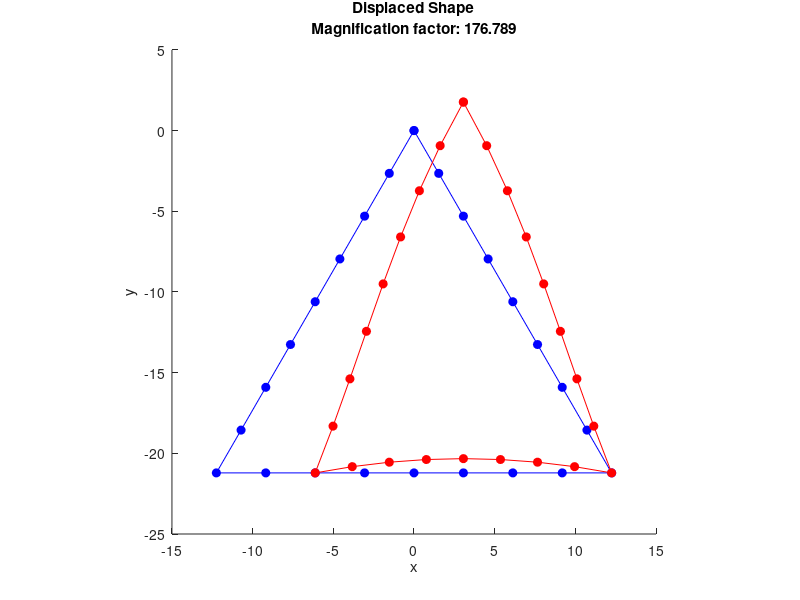
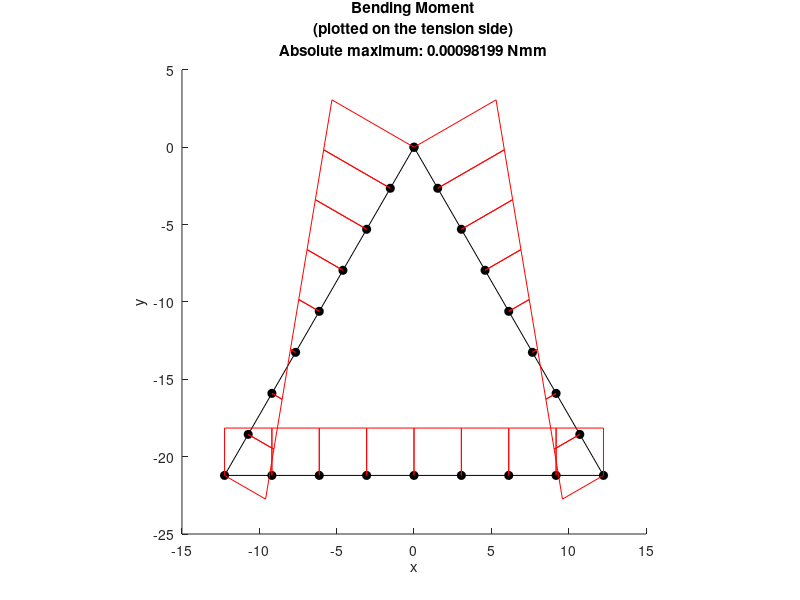
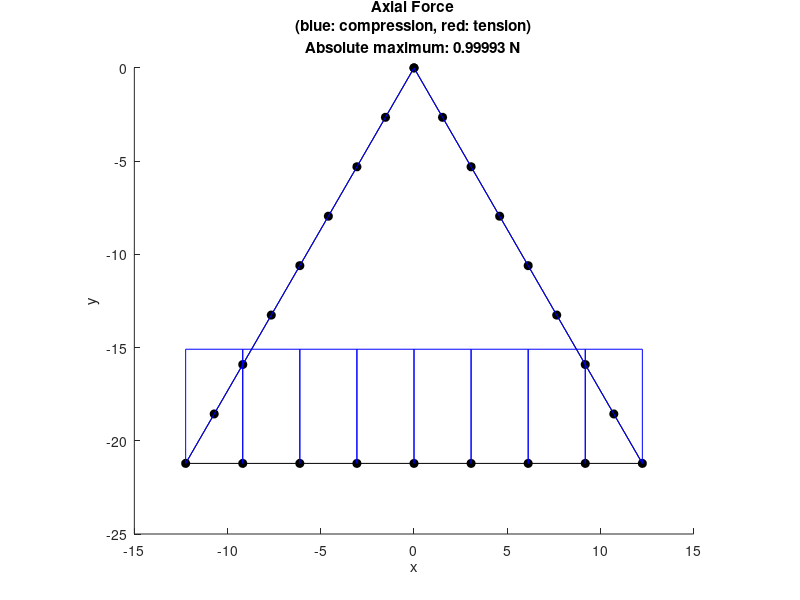
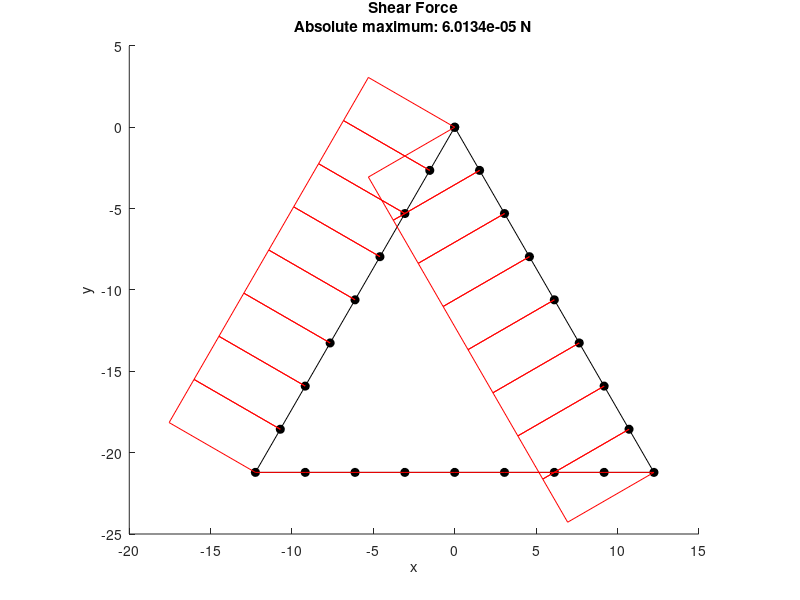

Here is the MATLAB script that generated these plots, in order:
% Triangular Lattice Unit
% Script by Andrew Phillips
% Modified by Group10A

clear all
close all

%
% Section and material definition
%

% Assuming units are Newtons (N) and millimetres (mm)
% Assuming a rectangular cross-section
t = sqrt(2)/4;   % mm % relative density = 0.05
% t = sqrt(2)/2;   % mm % relative density = 0.1
% t = 3*sqrt(2)/4; % mm % relative density = 0.15
% t = sqrt(2);     % mm % relative density = 0.2
% t = 5*sqrt(2)/4; % mm % relative density = 0.25
b = 1; % unit value (mm)
E = 2000; % MPa
% Calculating cross-sectional properties
A = b*t;
I = b*t^3/12;
% Calculating structural stifness / rigidity
EA = E*A; % axial
EI = E*I; % bending

%
% Mesh definition
%

% Setting up a matrix of node points for the triangle
% Setting the number of structural members
NumSM = 3;
% Setting the length of each structural member
LengthSM = 10*sqrt(6); % mm
% Setting the number of elements making up each structural member
NumElemSM = 8;
% Calculating the number of elements required
NumElems = NumSM*NumElemSM;
% Calculating the number of nodes
NumNodes = NumElems;
% Setting the angle alpha from the figure
alpha = 60;
alpha = alpha*pi/180;
% Calculating the position of nodes at the end of structural members  
NodePoints = zeros(NumNodes,2);
NodePoints(1,:) = [0 0]; % node 1
NodePoints(1*NumElemSM+1,:) = [LengthSM*cos(alpha) -LengthSM*sin(alpha)]; % node 9
NodePoints(2*NumElemSM+1,:) = [-LengthSM*cos(alpha) -LengthSM*sin(alpha)]; % node 17
% Calculating the position of nodes along the lengh of structural members
% using the psotions of the start and end nodes of structural members
for n=1:1:NumElemSM-1
    NodePoints(n+1,:) = NodePoints(1,:)+(NodePoints(1*NumElemSM+1,:)-NodePoints(1,:)).*n/NumElemSM; % nodes 2 to 8
    NodePoints(1*NumElemSM+n+1,:) = NodePoints(1*NumElemSM+1,:)+(NodePoints(2*NumElemSM+1,:)-NodePoints(1*NumElemSM+1,:)).*n/NumElemSM; % nodes 10 to 16
    NodePoints(2*NumElemSM+n+1,:) = NodePoints(2*NumElemSM+1,:)+(NodePoints(1,:)-NodePoints(2*NumElemSM+1,:)).*n/NumElemSM; % nodes 18 to 24
end

% Setting up a matrix of element definitions (start and end nodes)
ElemNodes = zeros(NumElems,2);
ElemNodes(:,1) = 1:1:NumNodes;
ElemNodes(:,2) = [2:1:NumNodes 1];

% Calculating element lengths
ElemLengths = zeros(NumElems,1);
for n=1:NumElems
    ElemLengths(n) = sqrt(sum(abs(NodePoints(ElemNodes(n,2),:)-NodePoints(ElemNodes(n,1),:)).^2));
end

% Setting up a matrix of element angles (transforming from local to global
% coordinate systems) for the triangle
ElemAngle = zeros(NumElems,1);
ElemAngle(1:NumElemSM) = -alpha; % element 1 to 8
ElemAngle(1+1*NumElemSM:2*NumElemSM) = -pi; % element 9 to 16
ElemAngle(1+2*NumElemSM:3*NumElemSM) = alpha; % element 17 to 24

%
% Building the structure stiffness matrix K
%

% Setting up the element stiffness matrix k for each element
k = zeros(6,6,NumElems);
% Setting it up this way allows for easy adaptation for elements with
% different lengths and different cross-sectional properties
for n=1:NumElems
    k(:,:,n) = [EA/ElemLengths(n) 0 0 -EA/ElemLengths(n) 0 0;
        0 12*EI/(ElemLengths(n)^3) 6*EI/(ElemLengths(n)^2) 0 -12*EI/(ElemLengths(n)^3) 6*EI/(ElemLengths(n)^2);
        0 6*EI/(ElemLengths(n)^2) 4*EI/ElemLengths(n) 0 -6*EI/(ElemLengths(n)^2) 2*EI/ElemLengths(n);
        -EA/ElemLengths(n) 0 0 EA/ElemLengths(n) 0 0;
        0 -12*EI/(ElemLengths(n)^3) -6*EI/(ElemLengths(n)^2) 0 12*EI/(ElemLengths(n)^3) -6*EI/(ElemLengths(n)^2);
        0 6*EI/(ElemLengths(n)^2) 2*EI/ElemLengths(n) 0 -6*EI/(ElemLengths(n)^2) 4*EI/ElemLengths(n)];
end
% Transforming the stiffness matrix k for each element
% from local to global to give kdash for each element
N = zeros(6,6,NumElems);
NQ = zeros(3,3,NumElems);
kdash = zeros(6,6,NumElems);
for n=1:NumElems
    % setting up a transformation matrix for all four quadrants
    % top-left and bottom-right quadrants of N contain trigonometric terms
    % top-right and bottom-left quadrants of N contain zero terms
    NQ(:,:,n) = [cos(ElemAngle(n)) sin(ElemAngle(n)) 0;...
        -sin(ElemAngle(n)) cos(ElemAngle(n)) 0;...
        0 0 1];
    N(1:3,1:3,n)=NQ(:,:,n);
    N(4:6,4:6,n)=NQ(:,:,n);
    kdash(:,:,n)=N(:,:,n)'*k(:,:,n)*N(:,:,n);
end

% Constructing the structure stiffness matrix K
% Noting that there are three degrees of freedom at every node
K = zeros(3*NumNodes,3*NumNodes);
% placing the top-left quadrant
for n=1:NumNodes
    clear a
    a=find(ElemNodes(:,1)==n);
    if isempty(a)~=1
        for m=1:length(a)
            K(1+(n-1)*3:n*3,1+(n-1)*3:n*3)=...
                K(1+(n-1)*3:n*3,1+(n-1)*3:n*3)+kdash(1:3,1:3,a(m));
        end
    end
end
% placing the bottom-right quadrant
for n=1:NumNodes
    clear a
    a=find(ElemNodes(:,2)==n);
    if isempty(a)~=1
        for m=1:length(a)
            K(1+(n-1)*3:n*3,1+(n-1)*3:n*3)=...
                K(1+(n-1)*3:n*3,1+(n-1)*3:n*3)+kdash(4:6,4:6,a(m));
        end
    end
end
% placing the top-right and bottom-left quadrant
for n=1:NumNodes
    clear a b
    a=find(ElemNodes(:,1)==n);
    if isempty(a)~=1
        b=ElemNodes(a,2);
        for m=1:length(a)
            K(1+(n-1)*3:n*3,1+(b(m)-1)*3:b(m)*3)=...
                K(1+(n-1)*3:n*3,1+(b(m)-1)*3:b(m)*3)+kdash(1:3,4:6,a(m));
            K(1+(b(m)-1)*3:b(m)*3,1+(n-1)*3:n*3)=...
                K(1+(b(m)-1)*3:b(m)*3,1+(n-1)*3:n*3)+kdash(4:6,1:3,a(m));
        end
    end
end

%
% Point load definition
%

% Loading depends on whether we are looking at behaviour
% in the global x or y direction

% Noting that at each node three loads could be applied
% Points loads in the x and y directions,
% and a moment load about the y axis

P = 1;
NodeLoads = zeros(3*NumNodes,1);

% Loading in the x direction
LoadedNode = 2*NumElemSM+1; % node 17
NodeLoads(LoadedNode*3-2:LoadedNode*3) = [P 0 0];

% % Loading in the y direction
% LoadedNode = 1; % node 1
% NodeLoads(LoadedNode*3-2:LoadedNode*3) = [0 -P 0];

%
% Boundary condition definition
%

% Boundary conditions depend on whether we are looking a behaviour
% in the global x or y direction

% We adjust the K matrix by setting rows and columns associated
% with the restrained degree of freedom to zero
% and the intersection to 1

% boundary conditons are set by listing the node and then the three DOFs
% indicating which ones are fixed at the node with a "1"

% For triangular lattices, we release all the rotation restrictions

% Loading in the x direction
RollerNode = [2*NumElemSM+1 0 1 0]; % node 17 fixed in the y direction
PinnedNode = [1*NumElemSM+1 1 1 0]; % node 9 fixed in the x and y direction
BCNodes = [RollerNode; PinnedNode];

% % Loading in the y direction
% RollerNode = [2*NumElemSM+1 0 1 0]; % node 17 fixed in the y direction
% PinnedNode = [1*NumElemSM+1 1 1 0]; % node 9 fixed in the x and y direction
% BCNodes = [RollerNode; PinnedNode];

% Finding the fixed DOFs
NumBCNodes = size(BCNodes,1);
FixedDOFs = zeros(1,sum(sum(BCNodes(:,2:4)~=0)));
a=0;
for n=1:NumBCNodes
    for m=2:4
        if BCNodes(n,m)==1
            a=a+1;
            FixedDOFs(a) = (BCNodes(n,1)-1)*3+(m-1);
        end
    end
end
clear a

% % Fix rotations just as a comparison

% FixRotNodes = [1 0 0 1; 1*NumElemSM+1 0 0 1; 2*NumElemSM+1 0 0 1]; % rotation fixed 

% % Loading in the x direction
% RollerNode = [2*NumElemSM+1 0 1 0]; % node 17 fixed in the y direction
% PinnedNode = [1*NumElemSM+1 1 1 0]; % node 9 fixed in the x and y direction
% BCNodes = [RollerNode; PinnedNode; FixRotNodes];
% 
% % % Loading in the y direction
% % RollerNode = [2*NumElemSM+1 0 1 0]; % node 17 fixed in the y direction
% % PinnedNode = [1*NumElemSM+1 1 1 0]; % node 9 fixed in the x and y direction
% % BCNodes = [RollerNode; PinnedNode; FixRotNodes];
% 
% % Finding the fixed DOFs
% NumBCNodes = size(BCNodes,1);
% FixedDOFs = zeros(1,sum(sum(BCNodes(:,2:4)~=0)));
% a=0;
% for n=1:NumBCNodes
%     for m=2:4
%         if BCNodes(n,m)==1
%             a=a+1;
%             FixedDOFs(a) = (BCNodes(n,1)-1)*3+(m-1);
%         end
%     end
% end
clear a

% Adjusting the K matrix
for n=1:size(FixedDOFs,2)
    K(FixedDOFs(n),:)=0;
    K(:,FixedDOFs(n))=0;
    K(FixedDOFs(n),FixedDOFs(n))=1;
end

%
% Analysis
%

%
% Finding the node displacements
%

RawNodeDisps=(K^-1)*(NodeLoads);
% Reshape the resulting matrix
NodeDisps=reshape(RawNodeDisps,3,[]);
NodeDisps=NodeDisps';
% Calculating the displaced node positions
DispNodePoints = NodePoints+NodeDisps(:,1:2);

%
% Finding node forces and moments
%

% Calculating beam end force and moments (in global axis system)
BeamEndForcesGAS = zeros(NumElems,6);
for n=1:NumElems
    BeamEndForcesGAS(n,:) = (kdash(:,:,n)*[NodeDisps(ElemNodes(n,1),:)'; NodeDisps(ElemNodes(n,2),:)'])';  
end
% Calculating node external forces (in global axis system)
% This gives applied loading and reaction forces
NodeExternalForcesGAS = zeros(NumNodes,3);
for n=1:NumNodes
    NodeExternalForcesGAS(n,:) = sum(BeamEndForcesGAS(ElemNodes(:,2)==n,4:6),1) + sum(BeamEndForcesGAS(ElemNodes(:,1)==n,1:3),1);
end

% Calculating beam end force and moments (in the beam axis system)
% This gives axial forces, shear forces and bending moments
BeamEndForcesLAS = zeros(NumElems,6);
for n=1:NumElems
    BeamEndForcesLAS(n,:) = (k(:,:,n)*N(:,:,n)*[NodeDisps(ElemNodes(n,1),:)'; NodeDisps(ElemNodes(n,2),:)'])';
end

%
% Plotting the displaced shape
%

% Settting a magnification factor
MagFact = 0.25*LengthSM/max(max(abs(NodeDisps(:,1:2))));
PlotDispNodePoints = NodePoints+MagFact.*NodeDisps(:,1:2);

figure(1)
hold on
plot(NodePoints([1:end 1],1),NodePoints([1:end 1],2),'o - b','MarkerFaceColor','b');
plot(PlotDispNodePoints([1:end 1],1),PlotDispNodePoints([1:end 1],2),'o - r','MarkerFaceColor','r');
title({'Displaced Shape', ['Magnification factor: ', num2str(MagFact)]});
xlabel('x'); ylabel('y');
set(gca,'DataAspectRatio',[1 1 1]);

%
% Plotting bending moment, axial force, and shear force diagrams
%

% Calculating beam direction and perpendicular vectors
ElemBeamVectors = zeros(NumElems,3);
ElemBeamNormVectors = zeros(NumElems,3);
ElemPerpVectors = zeros(NumElems,3);
for n=1:NumElems
    ElemBeamVectors(n,1:2) = NodePoints(ElemNodes(n,2),:)-NodePoints(ElemNodes(n,1),:);
    ElemBeamNormVectors(n,1:2) = ElemBeamVectors(n,1:2)./norm(ElemBeamVectors(n,1:2));
    ElemPerpVectors(n,:) = cross([0 0 1],ElemBeamNormVectors(n,:));
end

% Adopting a convention that means bending moments are plotted on the
% tension side of the element

% Setting a scale factor
BMScaleFact = 0.25*LengthSM/max(max(abs(BeamEndForcesLAS(:,[3 6]))));

figure(2)
hold on
plot(NodePoints([1:end 1],1),NodePoints([1:end 1],2),'o - k','MarkerFaceColor','k');
for n=1:NumElems
    pointA = NodePoints(ElemNodes(n,1),:);
    pointB = pointA + BeamEndForcesLAS(n,3)*ElemPerpVectors(n,1:2)*BMScaleFact;
    pointD = NodePoints(ElemNodes(n,2),:);
    pointC = pointD - BeamEndForcesLAS(n,6)*ElemPerpVectors(n,1:2)*BMScaleFact;
    plot([pointA(1) pointB(1) pointC(1) pointD(1)],...
        [pointA(2) pointB(2) pointC(2) pointD(2)],'- r');
end
title({'Bending Moment', '(plotted on the tension side)', ['Absolute maximum: ', num2str(max(max(abs(BeamEndForcesLAS(:,[3 6]))))), ' Nmm']});
xlabel('x'); ylabel('y');
set(gca,'DataAspectRatio',[1 1 1]);

% Adopting a convention that means tension axial force is plotted in red
% and compression axial force is plotted in blue

% Setting a scale factor
AFScaleFact = 0.25*LengthSM/max(max(abs(BeamEndForcesLAS(:,[1 4]))));

figure(3)
hold on
plot(NodePoints([1:end 1],1),NodePoints([1:end 1],2),'o - k','MarkerFaceColor','k');
for n=1:NumElems
    pointA = NodePoints(ElemNodes(n,1),:);
    pointB = pointA - BeamEndForcesLAS(n,1)*ElemPerpVectors(n,1:2)*AFScaleFact;
    pointD = NodePoints(ElemNodes(n,2),:);
    pointC = pointD + BeamEndForcesLAS(n,4)*ElemPerpVectors(n,1:2)*AFScaleFact;
    if -BeamEndForcesLAS(n,1) > 0 
        plot([pointA(1) pointB(1) pointC(1) pointD(1)],...
            [pointA(2) pointB(2) pointC(2) pointD(2)],'- r');
    elseif -BeamEndForcesLAS(n,1) < 0
        plot([pointA(1) pointB(1) pointC(1) pointD(1)],...
            [pointA(2) pointB(2) pointC(2) pointD(2)],'- b');
    end 
end
title({'Axial Force', '(blue: compression, red: tension)', ['Absolute maximum: ', num2str(max(max(abs(BeamEndForcesLAS(:,[1 4]))))), ' N']});
xlabel('x'); ylabel('y');
set(gca,'DataAspectRatio',[1 1 1]);

% Adopting a convention that means that positive shear forces point in the
% positive y axis direction on the beam

% Setting a scale factor
SFScaleFact = 0.25*LengthSM/max(max(abs(BeamEndForcesLAS(:,[2 5]))));

figure(4)
hold on
plot(NodePoints([1:end 1],1),NodePoints([1:end 1],2),'o - k','MarkerFaceColor','k');
for n=1:NumElems
    pointA = NodePoints(ElemNodes(n,1),:);
    pointB = pointA - BeamEndForcesLAS(n,2)*ElemPerpVectors(n,1:2)*SFScaleFact;
    pointD = NodePoints(ElemNodes(n,2),:);
    pointC = pointD + BeamEndForcesLAS(n,5)*ElemPerpVectors(n,1:2)*SFScaleFact;
    plot([pointA(1) pointB(1) pointC(1) pointD(1)],...
        [pointA(2) pointB(2) pointC(2) pointD(2)],'- r');
end
title({'Shear Force', ['Absolute maximum: ', num2str(max(max(abs(BeamEndForcesLAS(:,[2 5]))))), ' N']});
xlabel('x'); ylabel('y');
set(gca,'DataAspectRatio',[1 1 1]);

%
% Plotting the beam direction and perpendicular vectors
%

% Setting a scale factor
LASScaleFact = 0.5*max(ElemLengths);

figure(5)
hold on
plot(NodePoints([1:end 1],1),NodePoints([1:end 1],2),'o - k','MarkerFaceColor','k');
for n=1:NumElems
    pointA = NodePoints(ElemNodes(n,1),:);
    pointB = pointA+ElemBeamNormVectors(n,1:2).*LASScaleFact;
    pointC = pointA+ElemPerpVectors(n,1:2).*LASScaleFact;
    plot([pointA(1) pointB(1)], [pointA(2) pointB(2)], '- r');
    plot([pointA(1) pointC(1)], [pointA(2) pointC(2)], '- g');
    plot(pointA(1), pointA(2),'o b','MarkerFaceColor','b');
end
title('Beam Axes');
set(gca,'DataAspectRatio',[1 1 1]);

% 
% Calculate the elastic modulus EX and EY
%

% Calculate the stress using Option 1 or Option 2
% Calculate the strain
% Calculate Young's modulus by dividing the stress by the strain

% Loading in the x direction
Sigma = P/(LengthSM*sin(alpha)*b); % Option 1
% Axial = max(max(abs(BeamEndForcesLAS(:,[1 4])))); % Option 2
% Sigma = Axial/(LengthSM*sin(alpha)*b); % Option 2
Epsilon = NodeDisps(1+2*NumElemSM,1)/LengthSM;
EX = Sigma/Epsilon;

% % Loading in the y direction
% Sigma = P/(LengthSM*b); % Option 1
% % Axial = max(max(abs(BeamEndForcesLAS(:,[1 4])))); % Option 2
% % Sigma = sqrt(3)*Axial/(LengthSM*b); % Option 2
% Epsilon = -NodeDisps(1,2)/(LengthSM*sin(alpha));
% EY = Sigma/Epsilon;

%%%% THE END %%%%
